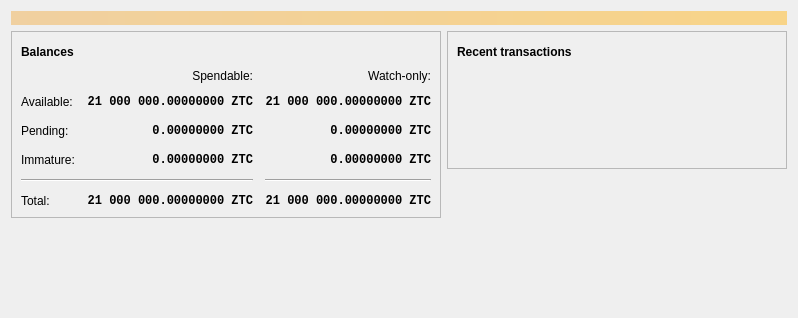
<?xml version="1.0" encoding="UTF-8"?>
<ui version="4.0">
 <class>OverviewPage</class>
 <widget class="QWidget" name="OverviewPage">
  <property name="geometry">
   <rect>
    <x>0</x>
    <y>0</y>
    <width>798</width>
    <height>318</height>
   </rect>
  </property>
  <property name="windowTitle">
   <string>Form</string>
  </property>
  <layout class="QVBoxLayout" name="topLayout">
   <item>
    <widget class="QLabel" name="labelAlerts">
     <property name="visible">
      <bool>false</bool>
     </property>
     <property name="styleSheet">
      <string notr="true">QLabel { background-color: qlineargradient(x1: 0, y1: 0, x2: 1, y2: 0, stop:0 #F0D0A0, stop:1 #F8D488); color:#000000; }</string>
     </property>
     <property name="wordWrap">
      <bool>true</bool>
     </property>
     <property name="margin">
      <number>3</number>
     </property>
     <property name="textInteractionFlags">
      <set>Qt::TextSelectableByMouse</set>
     </property>
    </widget>
   </item>
   <item>
    <layout class="QHBoxLayout" name="horizontalLayout" stretch="1,1">
     <item>
      <layout class="QVBoxLayout" name="verticalLayout_2">
       <item>
        <widget class="QFrame" name="frame">
         <property name="frameShape">
          <enum>QFrame::StyledPanel</enum>
         </property>
         <property name="frameShadow">
          <enum>QFrame::Raised</enum>
         </property>
         <layout class="QVBoxLayout" name="verticalLayout_4">
          <item>
           <layout class="QHBoxLayout" name="horizontalLayout_4">
            <item>
             <widget class="QLabel" name="label_5">
              <property name="font">
               <font>
                <weight>75</weight>
                <bold>true</bold>
               </font>
              </property>
              <property name="text">
               <string>Balances</string>
              </property>
             </widget>
            </item>
            <item>
             <widget class="QPushButton" name="labelWalletStatus">
              <property name="enabled">
               <bool>true</bool>
              </property>
              <property name="maximumSize">
               <size>
                <width>30</width>
                <height>16777215</height>
               </size>
              </property>
              <property name="toolTip">
               <string>The displayed information may be out of date. Your wallet automatically synchronizes with the Zortcoin network after a connection is established, but this process has not completed yet.</string>
              </property>
              <property name="text">
               <string/>
              </property>
              <property name="icon">
               <iconset resource="../zortcoin.qrc">
                <normaloff>:/icons/warning</normaloff>
                <disabledoff>:/icons/warning</disabledoff>:/icons/warning</iconset>
              </property>
              <property name="iconSize">
               <size>
                <width>24</width>
                <height>24</height>
               </size>
              </property>
              <property name="flat">
               <bool>true</bool>
              </property>
             </widget>
            </item>
            <item>
             <spacer name="horizontalSpacer_3">
              <property name="orientation">
               <enum>Qt::Horizontal</enum>
              </property>
              <property name="sizeHint" stdset="0">
               <size>
                <width>40</width>
                <height>20</height>
               </size>
              </property>
             </spacer>
            </item>
           </layout>
          </item>
          <item>
           <layout class="QGridLayout" name="gridLayout">
            <property name="spacing">
             <number>12</number>
            </property>
            <item row="2" column="2">
             <widget class="QLabel" name="labelWatchPending">
              <property name="font">
               <font>
                <family>Monospace</family>
                <weight>75</weight>
                <bold>true</bold>
               </font>
              </property>
              <property name="cursor">
               <cursorShape>IBeamCursor</cursorShape>
              </property>
              <property name="toolTip">
               <string>Unconfirmed transactions to watch-only addresses</string>
              </property>
              <property name="text">
               <string notr="true">0.00000000 ZTC</string>
              </property>
              <property name="alignment">
               <set>Qt::AlignRight|Qt::AlignTrailing|Qt::AlignVCenter</set>
              </property>
              <property name="textInteractionFlags">
               <set>Qt::LinksAccessibleByMouse|Qt::TextSelectableByKeyboard|Qt::TextSelectableByMouse</set>
              </property>
             </widget>
            </item>
            <item row="2" column="1">
             <widget class="QLabel" name="labelUnconfirmed">
              <property name="font">
               <font>
                <family>Monospace</family>
                <weight>75</weight>
                <bold>true</bold>
               </font>
              </property>
              <property name="cursor">
               <cursorShape>IBeamCursor</cursorShape>
              </property>
              <property name="toolTip">
               <string>Total of transactions that have yet to be confirmed, and do not yet count toward the spendable balance</string>
              </property>
              <property name="text">
               <string notr="true">0.00000000 ZTC</string>
              </property>
              <property name="alignment">
               <set>Qt::AlignRight|Qt::AlignTrailing|Qt::AlignVCenter</set>
              </property>
              <property name="textInteractionFlags">
               <set>Qt::LinksAccessibleByMouse|Qt::TextSelectableByKeyboard|Qt::TextSelectableByMouse</set>
              </property>
             </widget>
            </item>
            <item row="3" column="2">
             <widget class="QLabel" name="labelWatchImmature">
              <property name="font">
               <font>
                <family>Monospace</family>
                <weight>75</weight>
                <bold>true</bold>
               </font>
              </property>
              <property name="cursor">
               <cursorShape>IBeamCursor</cursorShape>
              </property>
              <property name="toolTip">
               <string>Mined balance in watch-only addresses that has not yet matured</string>
              </property>
              <property name="text">
               <string notr="true">0.00000000 ZTC</string>
              </property>
              <property name="alignment">
               <set>Qt::AlignRight|Qt::AlignTrailing|Qt::AlignVCenter</set>
              </property>
              <property name="textInteractionFlags">
               <set>Qt::LinksAccessibleByMouse|Qt::TextSelectableByKeyboard|Qt::TextSelectableByMouse</set>
              </property>
             </widget>
            </item>
            <item row="4" column="0" colspan="2">
             <widget class="Line" name="line">
              <property name="orientation">
               <enum>Qt::Horizontal</enum>
              </property>
             </widget>
            </item>
            <item row="4" column="2">
             <widget class="Line" name="lineWatchBalance">
              <property name="sizePolicy">
               <sizepolicy hsizetype="Preferred" vsizetype="Fixed">
                <horstretch>0</horstretch>
                <verstretch>0</verstretch>
               </sizepolicy>
              </property>
              <property name="minimumSize">
               <size>
                <width>140</width>
                <height>0</height>
               </size>
              </property>
              <property name="orientation">
               <enum>Qt::Horizontal</enum>
              </property>
             </widget>
            </item>
            <item row="5" column="0">
             <widget class="QLabel" name="labelTotalText">
              <property name="text">
               <string>Total:</string>
              </property>
             </widget>
            </item>
            <item row="3" column="1">
             <widget class="QLabel" name="labelImmature">
              <property name="font">
               <font>
                <family>Monospace</family>
                <weight>75</weight>
                <bold>true</bold>
               </font>
              </property>
              <property name="cursor">
               <cursorShape>IBeamCursor</cursorShape>
              </property>
              <property name="toolTip">
               <string>Mined balance that has not yet matured</string>
              </property>
              <property name="text">
               <string notr="true">0.00000000 ZTC</string>
              </property>
              <property name="alignment">
               <set>Qt::AlignRight|Qt::AlignTrailing|Qt::AlignVCenter</set>
              </property>
              <property name="textInteractionFlags">
               <set>Qt::LinksAccessibleByMouse|Qt::TextSelectableByKeyboard|Qt::TextSelectableByMouse</set>
              </property>
             </widget>
            </item>
            <item row="2" column="3">
             <spacer name="horizontalSpacer_2">
              <property name="orientation">
               <enum>Qt::Horizontal</enum>
              </property>
              <property name="sizeHint" stdset="0">
               <size>
                <width>40</width>
                <height>20</height>
               </size>
              </property>
             </spacer>
            </item>
            <item row="3" column="0">
             <widget class="QLabel" name="labelImmatureText">
              <property name="text">
               <string>Immature:</string>
              </property>
             </widget>
            </item>
            <item row="5" column="1">
             <widget class="QLabel" name="labelTotal">
              <property name="font">
               <font>
                <family>Monospace</family>
                <weight>75</weight>
                <bold>true</bold>
               </font>
              </property>
              <property name="cursor">
               <cursorShape>IBeamCursor</cursorShape>
              </property>
              <property name="toolTip">
               <string>Your current total balance</string>
              </property>
              <property name="text">
               <string notr="true">21 000 000.00000000 ZTC</string>
              </property>
              <property name="alignment">
               <set>Qt::AlignRight|Qt::AlignTrailing|Qt::AlignVCenter</set>
              </property>
              <property name="textInteractionFlags">
               <set>Qt::LinksAccessibleByMouse|Qt::TextSelectableByKeyboard|Qt::TextSelectableByMouse</set>
              </property>
             </widget>
            </item>
            <item row="5" column="2">
             <widget class="QLabel" name="labelWatchTotal">
              <property name="font">
               <font>
                <family>Monospace</family>
                <weight>75</weight>
                <bold>true</bold>
               </font>
              </property>
              <property name="cursor">
               <cursorShape>IBeamCursor</cursorShape>
              </property>
              <property name="toolTip">
               <string>Current total balance in watch-only addresses</string>
              </property>
              <property name="text">
               <string notr="true">21 000 000.00000000 ZTC</string>
              </property>
              <property name="alignment">
               <set>Qt::AlignRight|Qt::AlignTrailing|Qt::AlignVCenter</set>
              </property>
              <property name="textInteractionFlags">
               <set>Qt::LinksAccessibleByMouse|Qt::TextSelectableByKeyboard|Qt::TextSelectableByMouse</set>
              </property>
             </widget>
            </item>
            <item row="0" column="2">
             <widget class="QLabel" name="labelWatchonly">
              <property name="text">
               <string>Watch-only:</string>
              </property>
              <property name="alignment">
               <set>Qt::AlignRight|Qt::AlignTrailing|Qt::AlignVCenter</set>
              </property>
             </widget>
            </item>
            <item row="1" column="0">
             <widget class="QLabel" name="labelBalanceText">
              <property name="text">
               <string>Available:</string>
              </property>
             </widget>
            </item>
            <item row="1" column="1">
             <widget class="QLabel" name="labelBalance">
              <property name="font">
               <font>
                <family>Monospace</family>
                <weight>75</weight>
                <bold>true</bold>
               </font>
              </property>
              <property name="cursor">
               <cursorShape>IBeamCursor</cursorShape>
              </property>
              <property name="toolTip">
               <string>Your current spendable balance</string>
              </property>
              <property name="text">
               <string notr="true">21 000 000.00000000 ZTC</string>
              </property>
              <property name="alignment">
               <set>Qt::AlignRight|Qt::AlignTrailing|Qt::AlignVCenter</set>
              </property>
              <property name="textInteractionFlags">
               <set>Qt::LinksAccessibleByMouse|Qt::TextSelectableByKeyboard|Qt::TextSelectableByMouse</set>
              </property>
             </widget>
            </item>
            <item row="1" column="2">
             <widget class="QLabel" name="labelWatchAvailable">
              <property name="font">
               <font>
                <family>Monospace</family>
                <weight>75</weight>
                <bold>true</bold>
               </font>
              </property>
              <property name="cursor">
               <cursorShape>IBeamCursor</cursorShape>
              </property>
              <property name="toolTip">
               <string>Your current balance in watch-only addresses</string>
              </property>
              <property name="text">
               <string notr="true">21 000 000.00000000 ZTC</string>
              </property>
              <property name="alignment">
               <set>Qt::AlignRight|Qt::AlignTrailing|Qt::AlignVCenter</set>
              </property>
              <property name="textInteractionFlags">
               <set>Qt::LinksAccessibleByMouse|Qt::TextSelectableByKeyboard|Qt::TextSelectableByMouse</set>
              </property>
             </widget>
            </item>
            <item row="2" column="0">
             <widget class="QLabel" name="labelPendingText">
              <property name="text">
               <string>Pending:</string>
              </property>
             </widget>
            </item>
            <item row="0" column="1">
             <widget class="QLabel" name="labelSpendable">
              <property name="text">
               <string>Spendable:</string>
              </property>
              <property name="alignment">
               <set>Qt::AlignRight|Qt::AlignTrailing|Qt::AlignVCenter</set>
              </property>
             </widget>
            </item>
           </layout>
          </item>
         </layout>
        </widget>
       </item>
       <item>
        <spacer name="verticalSpacer">
         <property name="orientation">
          <enum>Qt::Vertical</enum>
         </property>
         <property name="sizeHint" stdset="0">
          <size>
           <width>20</width>
           <height>40</height>
          </size>
         </property>
        </spacer>
       </item>
      </layout>
     </item>
     <item>
      <layout class="QVBoxLayout" name="verticalLayout_3">
       <item>
        <widget class="QFrame" name="frame_2">
         <property name="frameShape">
          <enum>QFrame::StyledPanel</enum>
         </property>
         <property name="frameShadow">
          <enum>QFrame::Raised</enum>
         </property>
         <layout class="QVBoxLayout" name="verticalLayout">
          <item>
           <layout class="QHBoxLayout" name="horizontalLayout_2">
            <item>
             <widget class="QLabel" name="label_4">
              <property name="font">
               <font>
                <weight>75</weight>
                <bold>true</bold>
               </font>
              </property>
              <property name="text">
               <string>Recent transactions</string>
              </property>
             </widget>
            </item>
            <item>
             <widget class="QPushButton" name="labelTransactionsStatus">
              <property name="enabled">
               <bool>true</bool>
              </property>
              <property name="maximumSize">
               <size>
                <width>30</width>
                <height>16777215</height>
               </size>
              </property>
              <property name="toolTip">
               <string>The displayed information may be out of date. Your wallet automatically synchronizes with the Zortcoin network after a connection is established, but this process has not completed yet.</string>
              </property>
              <property name="text">
               <string/>
              </property>
              <property name="icon">
               <iconset resource="../zortcoin.qrc">
                <normaloff>:/icons/warning</normaloff>
                <disabledoff>:/icons/warning</disabledoff>:/icons/warning</iconset>
              </property>
              <property name="iconSize">
               <size>
                <width>24</width>
                <height>24</height>
               </size>
              </property>
              <property name="flat">
               <bool>true</bool>
              </property>
             </widget>
            </item>
            <item>
             <spacer name="horizontalSpacer">
              <property name="orientation">
               <enum>Qt::Horizontal</enum>
              </property>
              <property name="sizeHint" stdset="0">
               <size>
                <width>40</width>
                <height>20</height>
               </size>
              </property>
             </spacer>
            </item>
           </layout>
          </item>
          <item>
           <widget class="TransactionOverviewWidget" name="listTransactions">
            <property name="styleSheet">
             <string notr="true">QListView { background: transparent; }</string>
            </property>
            <property name="frameShape">
             <enum>QFrame::NoFrame</enum>
            </property>
            <property name="verticalScrollBarPolicy">
             <enum>Qt::ScrollBarAlwaysOff</enum>
            </property>
            <property name="horizontalScrollBarPolicy">
             <enum>Qt::ScrollBarAlwaysOff</enum>
            </property>
            <property name="sizeAdjustPolicy">
             <enum>QAbstractScrollArea::AdjustToContents</enum>
            </property>
            <property name="selectionMode">
             <enum>QAbstractItemView::NoSelection</enum>
            </property>
            <property name="uniformItemSizes">
             <bool>true</bool>
            </property>
           </widget>
          </item>
         </layout>
        </widget>
       </item>
       <item>
        <spacer name="verticalSpacer_2">
         <property name="orientation">
          <enum>Qt::Vertical</enum>
         </property>
         <property name="sizeHint" stdset="0">
          <size>
           <width>20</width>
           <height>40</height>
          </size>
         </property>
        </spacer>
       </item>
      </layout>
     </item>
    </layout>
   </item>
  </layout>
 </widget>
 <customwidgets>
  <customwidget>
   <class>TransactionOverviewWidget</class>
   <extends>QListView</extends>
   <header>qt/transactionoverviewwidget.h</header>
  </customwidget>
 </customwidgets>
 <resources/>
 <connections/>
</ui>
